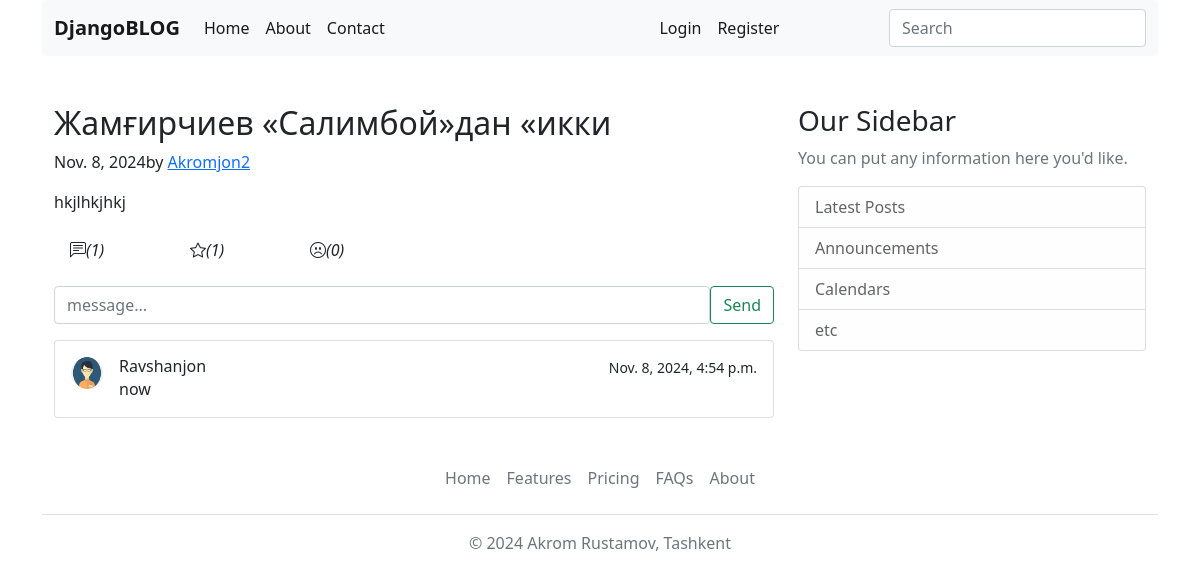
The app's page /post/sldjfojiowjio3, older data.
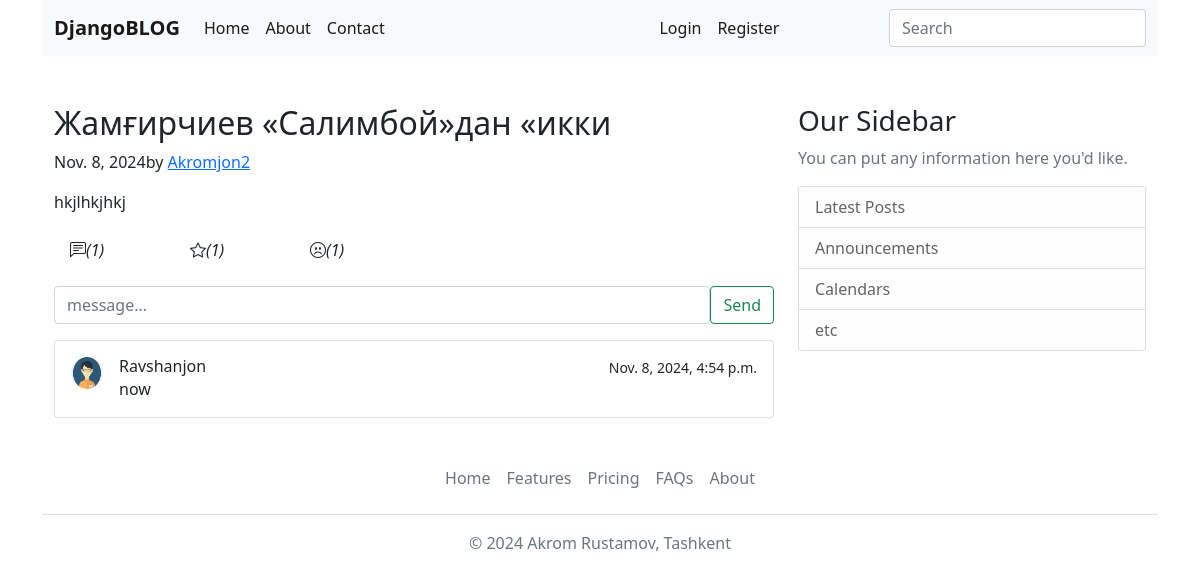
The same page, newer data.
### apps/blog/models.py (models this page shows, shortened)
class Post(TimestempedAbstractModel):
    title = models.CharField(max_length=120)
    slug = models.SlugField(max_length=255, unique=True, db_index=True)
    content = models.TextField()
    publisher_at = models.DateField()
    is_active = models.BooleanField(default=False)
    author = models.ForeignKey("User", models.CASCADE, "posts")
    watching = models.BigIntegerField(default=0)
    def save(self, *args, **kwargs):
        if not self.slug:
            self.slug = slugify(self.title)
        return super().save(*args, **kwargs)
    def like_count(self):
        return self.post_likes.count()
    def dislike_count(self):
        return self.post_dislikes.count()
    def comment_count(self):
        return self.post_comments.count()

class User(AbstractUser, TimestempedAbstractModel):
    avatar = models.ImageField(
        upload_to="avatars/", null=True, default="avatars/default/logo.png"
    )

### apps/blog/views.py (the view)
# urls.py: path("post/<slug:slug>", views.PostDetailPageView.as_view(), name="post_detail"),
class PostDetailPageView(View):
    template_name = "blog/post_detail.html"
    def get(self, request, slug):
        post = get_object_or_404(Post, slug=slug)
        post_comments = post.post_comments.all().order_by("-created_at")
        post.watching += 1
        post.save()
        return render(
            request,
            "blog/post_detail.html",
            {
                "post": post,
                "post_comments": post_comments
            }
        )

### apps/blog/templatetags/blog_tags.py (called while the page is built)
@register.filter(name="markdown")
def markdown_format(text):
    return mark_safe(markdown2.markdown(text))

### templates/blog/post_detail.html (shortened to what this page needs)
{% extends 'base.html' %}
{% load static blog_tags %}
{% block content %}
<main role="main" class="container">
  <div class="row">
    <div class="col-md-8">
      <article class="blog-post">
        <h2 class="blog-post-title">{{ post.title }}</h2>
        <p class="blog-post-meta">{{ post.publisher_at }}by <a href="#">{{ post.author }}</a></p>
        <p>{{ post.content|markdown }}</p>
      </article>
      <div class="d-flex mt-3 mb-3">
        <div class="col-md-2">
          <a href="#" class="nav-link text-dark">
            <i class="bi bi-chat-left-text">({{ post.comment_count }})</i>
          </a>
        </div>
        <div class="col-md-2">
          <a href="{% url 'post_like' post.slug %}" class="nav-link text-dark">
            {% if request.user.is_authenticated %}
              {% if post|check_like:request.user %}
                <i class="bi bi-star-fill">({{ post.like_count }})</i>
              {% else %}
                <i class="bi bi-star">({{ post.like_count }})</i>
              {% endif %}
            {% else %}
                <i class="bi bi-star">({{ post.like_count }})</i>
            {% endif %}
          </a>
        </div>
        <div class="col-md-2">
          <a href="{% url 'post_dislike' post.slug %}" class="nav-link text-dark">
            {% if request.user.is_authenticated %}
              {% if post|check_dislike:request.user %}
                <i class="bi bi-emoji-frown-fill">({{ post.dislike_count }})</i>
              {% else %}
                <i class="bi bi-emoji-frown">({{ post.dislike_count }})</i>
              {% endif %}
            {% else %}
              <i class="bi bi-emoji-frown">({{ post.dislike_count }})</i>
            {% endif %}
          </a>
        </div>
      </div>
      <form action="{% url 'post_message' post.slug %}" class="mt-3 mb-3">
        <div class="d-flex">
          <input type="text" name="post_message_input" class="form-control" placeholder="message..." required="">
          <button class="btn btn-outline-success">Send</button>
        </div>
      </form>
      <div>
        <div class="list-group">
          {% for comment in post_comments %}
          <a href="#" class="list-group-item list-group-item-action d-flex gap-3 py-3" aria-current="true">
            <img src="{{ comment.user.avatar.url }}" alt="twbs" width="32" height="32" class="rounded-circle flex-shrink-0">
            <div class="d-flex gap-2 w-100 justify-content-between">
              <div>
                <h6 class="mb-0">{{ comment.user }}</h6>
                <p class="mb-0 opacity-75">{{ comment.message }}</p>
              </div>
              <small class="opacity-50 text-nowrap">{{ comment.created_at }}</small>
            </div>
          </a>
          {% empty %}
            <center>Now messages</center>
          {% endfor %}
        </div>
      </div>
    </div>
    {% include 'components/latest_posts.html' %}
  </div>
</main>
{% endblock %}

Row changes from the older to the newer data that the page shows:
changed Post "Жамғирчиев «Салимбой»дан «икки": dislike_count "0" → "1"
